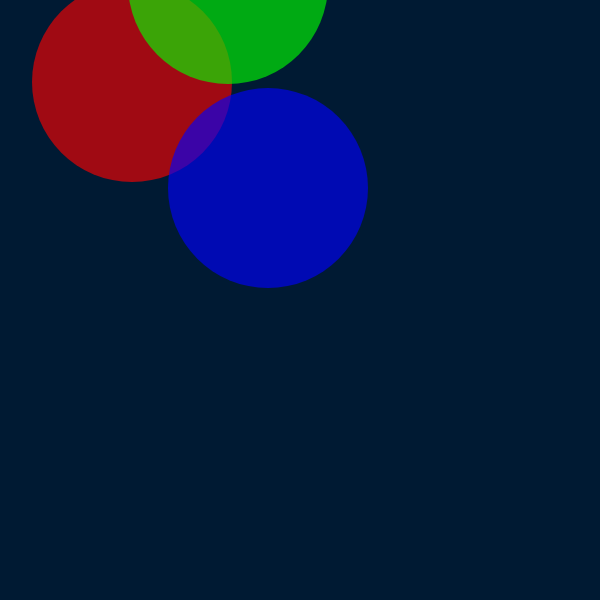
Frame 1 (no input)
Frame 60 (no input): identical to frame 1, image omitted
Frame 120 (the mouse pressed at the canvas centre since frame 60): identical to frame 1, image omitted

The p5.js sketch that drew this single still picture (run headless with seeded random() and noise() and a simulated clock; from frame 60 on, the mouse is pressed at the canvas centre):

// p5.js sketch
// ── sketch.js
/*
note: 

fill()  and sthroke() alpha value range from 0 to 255 to set the amount of transparency 
255 entriely opaque 

*/


function setup() {
  
  createCanvas(600, 600);
  noStroke();
  
}

function draw() {
  background(0, 26, 51);      //Light blue color 
  fill(255, 0, 0, 160);       //Red color
  ellipse(132, 82, 200, 200); //Red circle
  
  fill(0, 255, 0, 160);        //Green color 
  ellipse(228, -16, 200, 200); //Green circle
  
  fill(0, 0, 255, 160);       //Blue color
  ellipse(268, 188, 200, 200); //Blue circle
  
}
